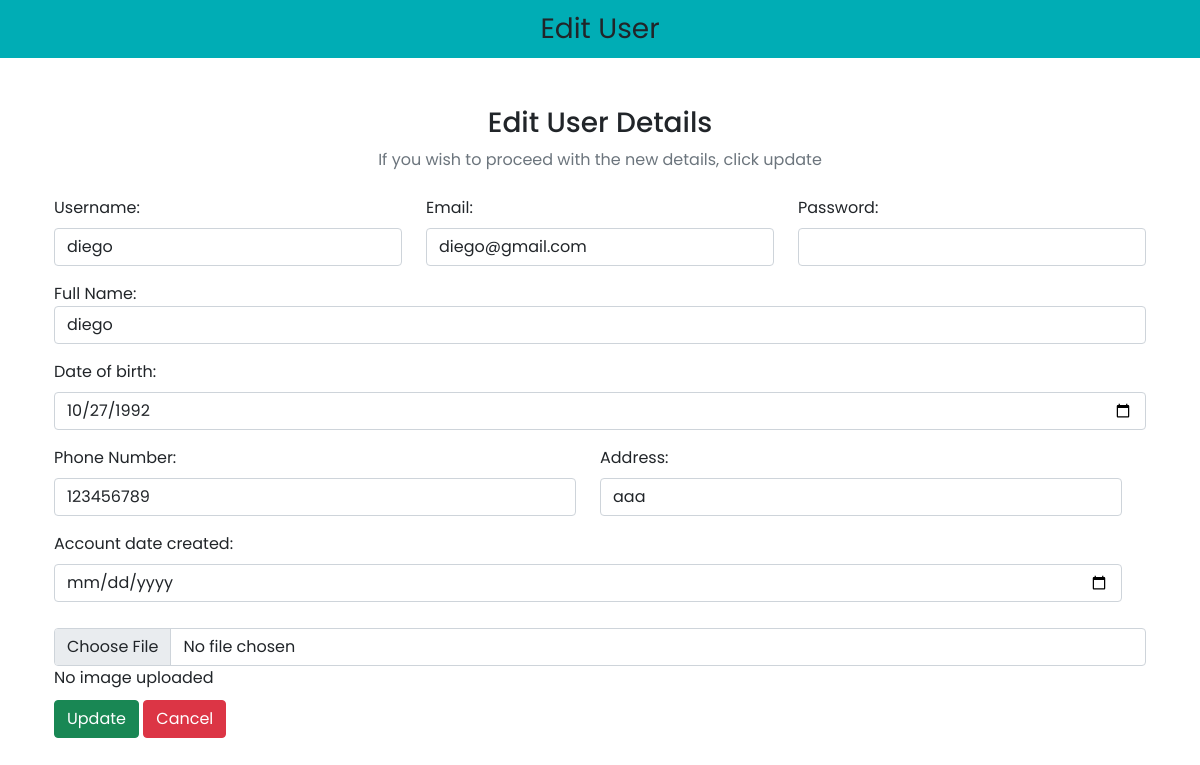
The page /adminside/edituser.php?id=1 on the database its author committed.
### tables this page shows
CREATE TABLE `user_form` (
  `id` int NOT NULL AUTO_INCREMENT,
  `username` varchar(100) NOT NULL,
  `email` varchar(100) NOT NULL,
  `password` varchar(255) DEFAULT NULL,
  `fullname` varchar(100) DEFAULT NULL,
  `dob` date DEFAULT NULL,
  `phonenum` varchar(20) DEFAULT NULL,
  `address` varchar(255) DEFAULT NULL,
  `accdate` datetime DEFAULT NULL,
  `image` varchar(255) DEFAULT NULL,
  PRIMARY KEY (`id`),
  UNIQUE KEY `email` (`email`)
);

### adminside/edituser.php (the view, shortened to what this page needs)
<?php
include "config.php";
?>
<!DOCTYPE html>
<html lang="en">
<head>
    <link href="https://cdn.jsdelivr.net/npm/bootstrap@5.1.3/dist/css/bootstrap.min.css" rel="stylesheet"
>
    <link rel="stylesheet" href="https://cdnjs.cloudflare.com/ajax/libs/font-awesome/6.5.0/css/all.min.css"
 />
</head>
<body>
    <nav class="navbar navbar-light justify-content-center fs-3 mb-5" style="background-color: #00ADB5;">
        Edit User
    </nav>
    <div class="container">
        <div class="text-center mb-4">
            <h3> Edit User Details </h4>
                <p class="text-muted">If you wish to proceed with the new details, click update</p>
        </div>
        <?php
        $id = $_GET['id'];
        $query = "SELECT * FROM user_form where id =$id";
        $result = mysqli_query($conn, $query);
        $row = mysqli_fetch_array($result);
        ?>
        <div class="container d-flex justify-content-center">
            <form action="" method="post" style="width:500vw; min-width:300px;" enctype="multipart/form-data">
                <div class="row">
                    <div class="form-group col">
                        <label class="form-label">Username: </label>
                        <input type="text" class="form-control" maxlength="100" name="username"
                            value="<?php echo $row['username'] ?>" required>
                    </div>
                    <div class="form-group col mb-3">
                        <label class="form-label">Email: </label>
                        <input type="email" class="form-control" maxlength="100" name="email"
                            value="<?php echo $row['email'] ?>" required>
                    </div>
                    <div class="form-group  mb-3 col">
                        <label class="form-label">Password: </label>
                        <input type="password" maxlength="100" class="form-control" name="password">
                    </div>
                    <div class="form-group mb-3 ">
                        <label clas="form-label">Full Name: </label>
                        <input type="text" class="form-control" maxlength="100" name="fullname"
                            value="<?php echo $row['fullname'] ?>" required>
                    </div>
                    <div class="form-group mb-3 col">
                        <label class="form-label">Date of birth: </label>
                        <input type="date" class="form-control" name="dob" value="<?php echo $row['dob'] ?>" required>
                    </div>
                    <div class="row">
                        <div class=" mb-3 col">
                            <label class="form-label">Phone Number: </label>
                            <input type="number" class="form-control" name="phonenum" maxlength="11"
                                value="<?php echo $row['phonenum'] ?>" required>
                        </div>
                        <div class=" mb-3 col">
                            <label class="form-label">Address: </label>
                            <input type="text" maxlength="100" class="form-control" name="address"
                                value="<?php echo $row['address'] ?>" required>
                        </div>
                    </div>
                    <div class="row">
                        <div class="form-group mb-3 col">
                            <label class="form-label">Account date created: </label>
                            <input type="date" class="form-control" name="accdate" value="<?php echo $row['accdate'] ?>"
                                required>
                        </div>
                    </div>
                    <br><br><br><br>
                    <div>
                        <input type="file" name="update_image" accept="image/jpg, image/jpeg, image/png"
                            class="form-control" value="<?php echo $row['image'] ?>">
                        <?php
                        $currentImageName = $row['image'];
                        if(!empty($currentImageName)) {
                            echo 'Current Image: '.$currentImageName;
                        } else {
                            echo 'No image uploaded';
                        }
                        ?>
                    </div>
                    <br><br><br>
                    <div>
                        <button type="submit" class="btn btn-success col" name="submit">Update</button>
                        <a href="viewusers.php" class="btn btn-danger col">Cancel</a>
                    </div>
            </form>
        </div>
    </div>
</body>
</html>

### adminside/edituser.php (style rules this page uses)
* { margin: 0; padding: 0; font-family: 'Poppins', sans-serif; box-sizing: border-box; }

### rows shown on the page
user_form: username "diego", email "diego@gmail.com", fullname "diego", dob "10/27/1992", phonenum "123456789", address "aaa"
